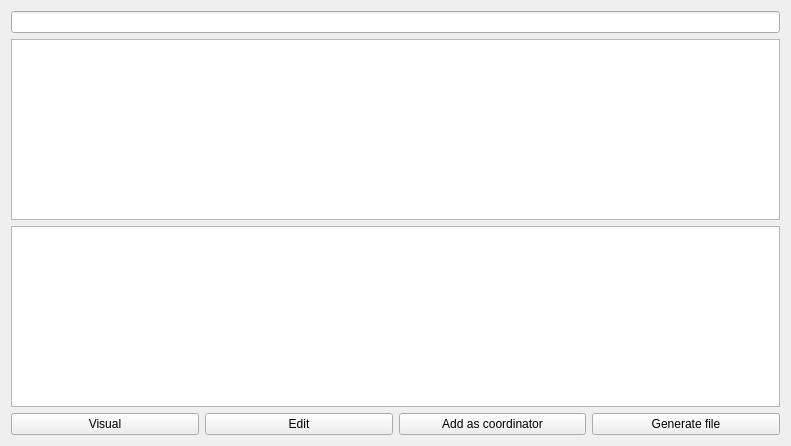
<?xml version="1.0" encoding="UTF-8"?>
<ui version="4.0">
 <class>TeacherWindow</class>
 <widget class="QWidget" name="TeacherWindow">
  <property name="geometry">
   <rect>
    <x>0</x>
    <y>0</y>
    <width>791</width>
    <height>446</height>
   </rect>
  </property>
  <property name="windowTitle">
   <string>Form</string>
  </property>
  <layout class="QVBoxLayout" name="verticalLayout">
   <item>
    <widget class="QLineEdit" name="search_lineEdit"/>
   </item>
   <item>
    <widget class="QListWidget" name="coordinated_students_listWidget"/>
   </item>
   <item>
    <widget class="QListWidget" name="all_students_listWidget"/>
   </item>
   <item>
    <layout class="QHBoxLayout" name="horizontalLayout">
     <item>
      <widget class="QPushButton" name="visualButton">
       <property name="text">
        <string>Visual</string>
       </property>
      </widget>
     </item>
     <item>
      <widget class="QPushButton" name="editButton">
       <property name="text">
        <string>Edit</string>
       </property>
      </widget>
     </item>
     <item>
      <widget class="QPushButton" name="addButton">
       <property name="text">
        <string>Add as coordinator</string>
       </property>
      </widget>
     </item>
     <item>
      <widget class="QPushButton" name="generate_fileButton">
       <property name="text">
        <string>Generate file</string>
       </property>
      </widget>
     </item>
    </layout>
   </item>
  </layout>
 </widget>
 <resources/>
 <connections/>
</ui>
